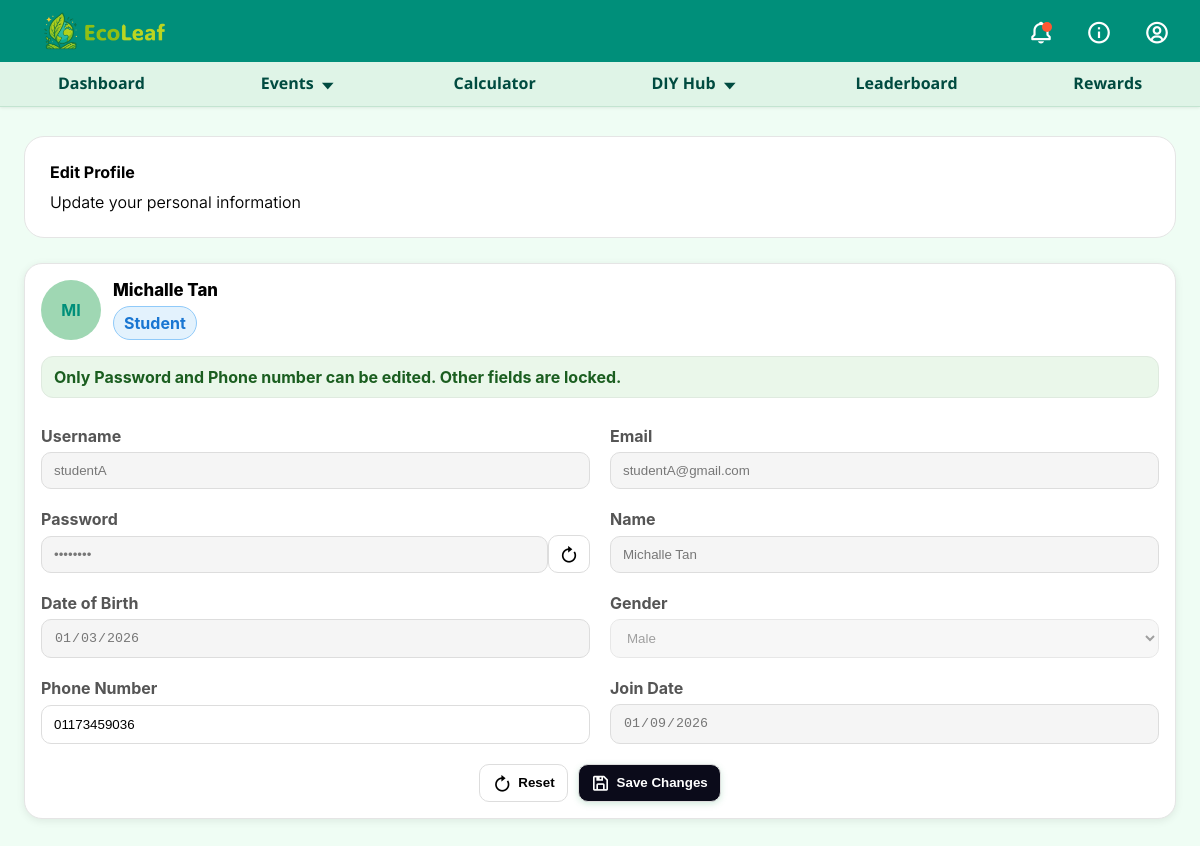
The app's page /pages/edit_profile.php (signed in) with its own data.
### tables this page shows
CREATE TABLE IF NOT EXISTS `student` (
  `studentId` int NOT NULL AUTO_INCREMENT,
  `tpNumber` varchar(50) NOT NULL,
  `programme` varchar(255) NOT NULL,
  `intakeCode` varchar(255) NOT NULL,
  `leaf` int NOT NULL,
  `joinDate` datetime NOT NULL,
  `userId` int NOT NULL,
  PRIMARY KEY (`studentId`),
  KEY `userId` (`userId`)
);

CREATE TABLE IF NOT EXISTS `users` (
  `userId` int NOT NULL AUTO_INCREMENT,
  `username` varchar(30) NOT NULL,
  `email` varchar(100) NOT NULL,
  `password` varchar(255) NOT NULL,
  `role` varchar(20) NOT NULL,
  `name` varchar(100) NOT NULL,
  `DateOfBirth` date NOT NULL,
  `gender` varchar(10) NOT NULL,
  `phone` varchar(15) NOT NULL,
  `status` varchar(20) NOT NULL,
  PRIMARY KEY (`userId`)
);

### pages/edit_profile.php (the view, shortened to what this page needs)
<?php
include_once '../topbar.php';
$error = '';
$currentUsername = $_SESSION['username'] ?? ($_SESSION['user']['username'] ?? null);
if (isset($conn) && !$error) {
    $sql="SELECT u.userId, u.username, u.email, u.password, u.role, u.name, u.DateOfBirth
    AS dateOfBirth, u.gender, u.phone, s.joinDate
    FROM users u
    LEFT JOIN student s
    ON u.userId = s.userId
    WHERE u.username=? AND u.status='active'
    LIMIT 1";
    if ($stmt = $conn->prepare($sql)) {
        $stmt->bind_param("s", $currentUsername);
        $stmt->execute();
        $res = $stmt->get_result();
        $user = $res->fetch_assoc();
    }
}
?>
<!DOCTYPE html>
<html lang="en">
<head>
    <link rel="stylesheet" href="/EcoLeaf/assets/css/carbonccl.css">
    <link href="https://unpkg.com/boxicons@2.1.4/css/boxicons.min.css" rel="stylesheet">
    <link rel="stylesheet" href="/EcoLeaf/assets/css/edit_profile.css">
</head>
<body>
    <?php include_once '../topbar.php'; ?>
    <div class="zone-intro body-container">
        <div id="wrapper">
            <div class="title-box">
                <div class="title">
                    <div id="title-bold">Edit Profile</div>
                    Update your personal information
                </div>
            </div>
            <?php if ($user) { ?>
            <div class="profile-card">
                <div class="header">
                    <div class="avatar"><?php echo strtoupper(substr($user['name'],0,2)); ?></div>
                    <div class="info">
                        <div class="name"><?php echo htmlspecialchars($user['name']); ?></div>
                        <div class="role-pill <?php echo htmlspecialchars($user['role']); ?>">
                            <?php echo htmlspecialchars(ucfirst($user['role'])); ?></div>
                    </div>
                </div>
                <div class="notice">Only Password and Phone number can be edited. Other fields are locked.</div>
                <form id="profileForm" method="post" class="form-grid">
                    <label>Username
                        <input type="text" name="username" value="<?php echo htmlspecialchars($user['username']); ?>"
                            readonly class="readonly-input">
                    </label>
                    <label>Email
                        <input type="email" name="email" value="<?php echo htmlspecialchars($user['email']); ?>"
                            readonly class="readonly-input">
                    </label>
                    <label>Password
                        <div class="password-field">
                            <input type="password" value="********" disabled class="readonly-input">
                            <button class="icon-btn" type="button" id="resetPwdBtn" aria-label="Reset password"><i
                                    class='bx bx-revision'></i></button>
                        </div>
                    </label>
                    <label>Name
                        <input type="text" name="name" value="<?php echo htmlspecialchars($user['name']); ?>" readonly
                            class="readonly-input">
                    </label>
                    <label>Date of Birth
                        <input type="date" name="dateOfBirth"
                            value="<?php echo htmlspecialchars($user['dateOfBirth']); ?>" readonly
                            class="readonly-input">
                    </label>
                    <label>Gender
                        <select name="gender" disabled class="readonly-input">
                            <option value="Male" <?php echo strtolower($user['gender'])==='male'?'selected':''; ?>>Male
                            </option>
                        </select>
                    </label>
                    <label>Phone Number
                        <input type="tel" name="phone" id="phone"
                            value="<?php echo htmlspecialchars(isset($_POST['phone']) ? $_POST['phone'] : $user['phone']); ?>"
                            inputmode="numeric" pattern="[0-9]*" minlength="10"
                            title="Digits only, minimum 10 characters" required>
                    </label>
                    <label>Join Date
                        <input type="date" name="joinDate"
                            value="<?php echo htmlspecialchars(isset($user['joinDate']) ? date('Y-m-d', strtotime($user['joinDate'])) : ''); ?>"
                            readonly class="readonly-input">
                    </label>
                    <div class="actions">
                        <button class="btn" type="reset"><i class='bx bx-revision'></i> Reset</button>
                        <button class="btn primary" type="submit"><i class='bx bx-save'></i> Save Changes</button>
                    </div>
                </form>
            </div>
            <?php
            }
            ?>
        </div>
    </div>
</body>
</html>

### assets/css/topbarDesign.css (style rules this page uses)
* { margin: 0; padding: 0; box-sizing: border-box; }
body { background-color: #EFFDF4; }
i { text-align: center; font-size: 20px; padding: 0px; margin: 0px; transform: translateY(5px); }

### assets/css/carbonccl.css (style rules this page uses)
* { box-sizing: border-box; }
body { margin: 0; padding: 0; font-family: "Inter", sans-serif; }
.zone-intro { padding-top: 111px; }
.body-container { animation: fadeIn 0.6s ease-out; }
#wrapper { max-width: 1200px; margin: 0 auto; padding: 0 24px 48px; }
.title-box { background-color: white; padding: 20px; margin: 25px 0; display: flex; flex-wrap: wrap; justify-content: space-between; border: 1px groove #E5E5E5; border-radius: 20px; }
.title { padding: 5px; font-family: "Inter", sans-serif; font-weight: 350; gap: 10px; display: flex; flex-direction: column; }
#title-bold { font-weight: bold; }

### assets/css/edit_profile.css (style rules this page uses)
.notice { background: #eaf7ea; border: 1px solid #dfeadf; border-radius: 12px; padding: 10px 12px; margin-bottom: 12px; font-weight: 700; color: #1b5e20; }
body { font-family: -apple-system, BlinkMacSystemFont, "Segoe UI", Roboto, "Helvetica Neue", Arial, "Noto Sans", "Liberation Sans", sans-serif; }
.profile-card { background: #fff; border-radius: 18px; padding: 16px; box-shadow: 0 2px 8px rgba(0, 0, 0, 0.08); border: 1px solid #e5e5e5; display: grid; gap: 16px; }
.header { display: grid; grid-template-columns: 60px 1fr; gap: 12px; align-items: center; }
.avatar { width: 60px; height: 60px; background: #9fd7b3; color: #008F7A; border-radius: 50%; display: flex; align-items: center; justify-content: center; font-weight: 700; }
.info .name { font-weight: 800; font-size: 1.05rem; }
.role-pill { display: inline-block; padding: 6px 10px; border-radius: 999px; font-weight: 700; border: 1px solid #ddd; margin-top: 6px; }
.role-pill.student { background: #e3f2fd; border-color: #90caf9; color: #1976d2; }
.form-grid { display: grid; grid-template-columns: 1fr 1fr; gap: 20px; }
.form-grid label { display: grid; gap: 6px; font-weight: 700; color: #555; }
.form-grid input, .form-grid select { padding: 10px 12px; border-radius: 10px; border: 1px solid #ddd; }
.readonly-input { background-color: #f5f5f5; color: #777; cursor: not-allowed; border-color: #eee; }
.password-field { display: grid; grid-template-columns: 1fr auto; align-items: center; }
.icon-btn { border: 1px solid #ddd; background: #fff; padding: 8px 10px; border-radius: 10px; cursor: pointer; transition: background-color 0.3s, border-color 0.3s; }
.actions { display: flex; justify-content: center; gap: 10px; grid-column: 1 / -1; justify-self: center; }
.btn { padding: 8px 12px; border-radius: 10px; border: 1px solid #ddd; background: #fff; font-weight: 700; display: inline-flex; align-items: center; gap: 6px; cursor: pointer; }
.btn.primary { background: #0b0b1a; color: #fff; box-shadow: 0 2px 6px rgba(79, 175, 125, 0.25); transition: background-color 0.3s; }
.profile-card { max-width: 1320px; margin: 0 auto; }
span i,button i { transform:translateY(0px); }

### records on screen
student: userId.name "MI", userId.name "Michalle Tan", userId.role "Student", username "studentA", email "studentA@gmail.com", name "Michalle Tan", dateOfBirth "01/03/2026", phone "01173459036", joinDate "01/09/2026"
users: gender "Male"
